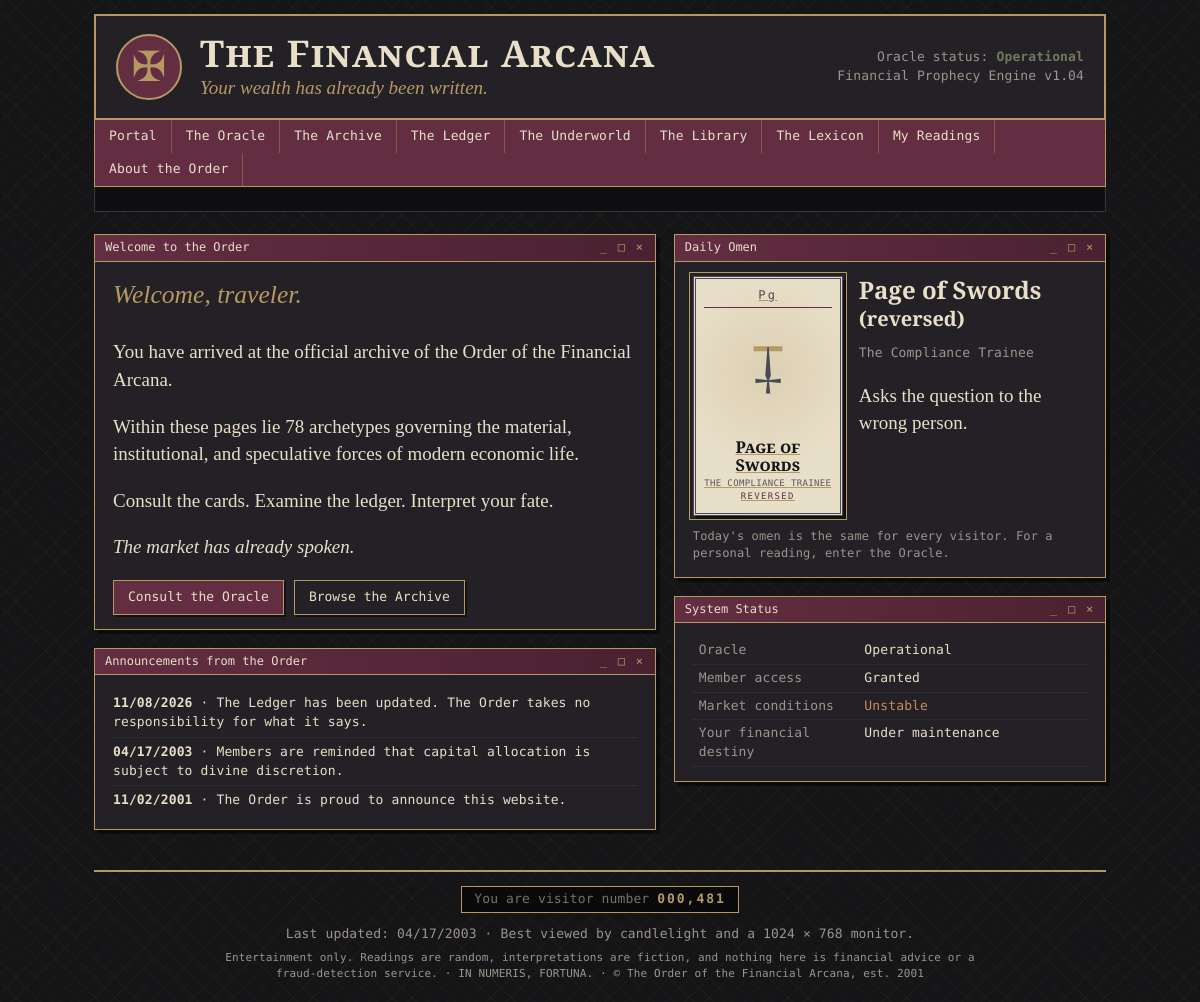
The page / on the database its author committed.
### models.py (models this page shows, shortened)
class Card(db.Model):
    __tablename__ = "cards"
    card_id = db.Column(db.Integer, primary_key=True)
    name = db.Column(db.String(80), unique=True, nullable=False)
    arcana = db.Column(db.String(10), nullable=False)       # Major / Minor
    suit = db.Column(db.String(12))                          # NULL for Major
    number = db.Column(db.Integer, nullable=False)           # 0-21 major, 1-14 minor
    archetype = db.Column(db.String(120), nullable=False)
    traditional_meaning = db.Column(db.Text)
    upright_meaning = db.Column(db.Text)
    reversed_meaning = db.Column(db.Text)
    keywords = db.Column(db.Text)
    financial_domain = db.Column(db.String(60))
    image_path = db.Column(db.String(200))
    traditional_reversed = db.Column(db.Text)
    questions = db.Column(db.Text)                    # "questions to ask", one per line
    tarot_archetype = db.Column(db.String(120))
    symbolic_family = db.Column(db.String(80))
    symbolic_themes = db.Column(db.String(200))
    interpretations = db.relationship("Interpretation", back_populates="card",
                                      cascade="all, delete-orphan")
    metric_links = db.relationship("CardMetric", back_populates="card",
                                   cascade="all, delete-orphan")
    @property
    def numeral(self):
        if self.arcana == "Major":
            return ROMAN[self.number]
        return RANK_LABELS.get(self.number, ROMAN[self.number])
    @property
    def symbol(self):
        return "☽" if self.arcana == "Major" else SUIT_SYMBOLS.get(self.suit, "✠")

### app.py (the view)
@app.route("/")
def index():
    rng = random.Random(date.today().isoformat())
    cards = Card.query.order_by(Card.card_id).all()
    omen = rng.choice(cards) if cards else None
    orientation = rng.choice(["upright", "reversed"])
    return render_template("index.html", omen=omen, orientation=orientation,
                           today=date.today().strftime("%m/%d/%Y"))

### app.py (called while the page is built)
@app.before_request
def ensure_session():
    if "sid" not in session:
        session["sid"] = uuid.uuid4().hex
        session.permanent = True

@app.context_processor
def inject_globals():
    try:
        visitors = 481 + Reading.query.count()
    except Exception:
        visitors = 481
    return dict(visitor_count=f"{visitors:07,}", this_year=date.today().year)

### templates/index.html (shortened to what this page needs)
{% extends "base.html" %}
{% from "_macros.html" import card_face, window %}
{% block content %}
<div class="grid-2">
  <div>
    {% call window("Welcome to the Order") %}
      <p class="lede">Welcome, traveler.</p>
      <p>You have arrived at the official archive of the Order of the Financial Arcana.</p>
      <p>Within these pages lie 78 archetypes governing the material, institutional, and speculative forces of modern economic life.</p>
      <p>Consult the cards. Examine the ledger. Interpret your fate.</p>
      <p><i>The market has already spoken.</i></p>
      <p class="cta">
        <a class="btn" href="{{ url_for('oracle') }}">Consult the Oracle</a>
        <a class="btn ghost" href="{{ url_for('archive') }}">Browse the Archive</a>
      </p>
    {% endcall %}
    {% call window("Announcements from the Order") %}
      <ul class="plain mono">
        <li><b>{{ today }}</b> · The Ledger has been updated. The Order takes no responsibility for what it says.</li>
        <li><b>04/17/2003</b> · Members are reminded that capital allocation is subject to divine discretion.</li>
        <li><b>11/02/2001</b> · The Order is proud to announce this website.</li>
      </ul>
    {% endcall %}
  </div>
  <div>
    {% call window("Daily Omen") %}
      {% if omen %}
      <div class="omen">
        <a href="{{ url_for('card_detail', card_id=omen.card_id) }}">{{ card_face(omen, orientation) }}</a>
        <div>
          <h3>{{ omen.name }}{% if orientation == 'reversed' %} <small>(reversed)</small>{% endif %}</h3>
          <p class="mono dim">{{ omen.archetype }}</p>
          <p>{{ omen.reversed_meaning if orientation == 'reversed' else omen.upright_meaning }}</p>
        </div>
      </div>
      <p class="mono dim small">Today's omen is the same for every visitor. For a personal reading, enter the Oracle.</p>
      {% else %}
      <p>The deck is empty. Run <code>python3 arcana.py reset</code>.</p>
      {% endif %}
    {% endcall %}
    {% call window("System Status") %}
      <table class="kv mono">
        <tr><td>Oracle</td><td>Operational</td></tr>
        <tr><td>Member access</td><td>Granted</td></tr>
        <tr><td>Market conditions</td><td class="warn">Unstable</td></tr>
        <tr><td>Your financial destiny</td><td>Under maintenance</td></tr>
      </table>
    {% endcall %}
  </div>
</div>
{% endblock %}

### templates/_macros.html (shortened to what this page needs)
{% macro card_face(card, orientation=None, small=False) %}
<div class="tarot {{ 'suit-' ~ (card.suit|lower if card.suit else 'major') }}{{ ' small' if small }}{{ ' is-reversed' if orientation == 'reversed' }}">
  <div class="tarot-top">{{ card.numeral }}</div>
  <div class="tarot-art">
    {% if card.image_path %}<img src="{{ url_for('static', filename=card.image_path) }}" alt="{{ card.name }}">
    {% else %}<span class="glyph">{{ card.symbol }}</span>{% endif %}
  </div>
  <div class="tarot-name">{{ card.name }}</div>
  <div class="tarot-sub">{{ card.archetype }}</div>
</div>
{% endmacro %}
{% macro window(title) %}
<section class="window">
  <div class="titlebar"><span>{{ title }}</span><span class="wbtns">_ □ ×</span></div>
  <div class="window-body">{{ caller() }}</div>
</section>
{% endmacro %}

### static/css/style.css (style rules this page uses)
:root { --black: #151416; --charcoal: #242126; --burgundy: #642E42; --gold: #B49A62; --cream: #E8DFC9; --olive: #73775E; --blue: #697C8C; --gray: #9B958C; --serif: "Cormorant Garamond", "EB Garamond", Georgia, serif; --mono: "DM Mono", "Courier New", monospace; }
* { box-sizing: border-box; }
html { background: var(--black); }
body { margin: 0; color: var(--cream); font-family: var(--serif); font-size: 19px; line-height: 1.45; background: repeating-linear-gradient(45deg, rgba(180,154,98,.045) 0 1px, transparent 1px 14px), repeating-linear-gradient(-45deg, rgba(180,154,98,.045) 0 1px, transparent 1px 14px), var(--black); }
a { color: var(--gold); text-decoration: underline; }
h1, h2, h3 { font-weight: 600; line-height: 1.15; }
h3 { margin: .2em 0 .4em; }
.mono { font-family: var(--mono); font-size: 13px; letter-spacing: .01em; }
.dim { color: var(--gray); }
.small { font-size: 14px; }
.mono.small { font-size: 12px; }
.window { background: var(--charcoal); border: 1px solid var(--gold); margin-bottom: 18px; box-shadow: 4px 4px 0 rgba(0,0,0,.45); }
.titlebar { display: flex; justify-content: space-between; background: linear-gradient(90deg, var(--burgundy), #4a2131); color: var(--cream); font-family: var(--mono); font-size: 12px; padding: 4px 10px; border-bottom: 1px solid var(--gold); }
.wbtns { color: var(--gold); letter-spacing: .15em; }
.window-body { padding: 14px 18px; }
.window-body > :first-child { margin-top: 0; }
.window-body > :last-child { margin-bottom: 0; }
.lede { font-size: 1.6rem; font-style: italic; color: var(--gold); }
.grid-2 { display: grid; grid-template-columns: 1.3fr 1fr; gap: 18px; }
ul.plain { list-style: none; padding: 0; margin: 0; }
ul.plain li { padding: 5px 0; border-bottom: 1px dotted #3a353d; }
ul.plain li:last-child { border-bottom: 0; }
table.kv { width: 100%; border-collapse: collapse; }
table.kv td { padding: 4px 6px; border-bottom: 1px dotted #3a353d; vertical-align: top; }
table.kv td:first-child { color: var(--gray); width: 42%; }
.warn { color: #c98a5a; }
.btn { display: inline-block; font-family: var(--mono); font-size: 13px; cursor: pointer; text-decoration: none; background: var(--burgundy); color: var(--cream); border: 1px solid var(--gold); padding: 7px 14px; border-radius: 0; box-shadow: 2px 2px 0 rgba(0,0,0,.5); }
.btn.ghost { background: transparent; }
.cta { margin-top: 16px; display: flex; gap: 10px; flex-wrap: wrap; align-items: center; }
.tarot { width: 150px; aspect-ratio: 5 / 8; padding: 8px 8px 10px; text-align: center; display: flex; flex-direction: column; background: var(--cream); color: var(--black); border: 3px double var(--burgundy); outline: 1px solid var(--gold); outline-offset: 3px; box-shadow: 3px 4px 0 rgba(0,0,0,.55); background-image: radial-gradient(circle at 50% 40%, rgba(180,154,98,.22), transparent 62%); }
.tarot-top { font-family: var(--mono); font-size: 12px; letter-spacing: .2em; color: var(--burgundy); border-bottom: 1px solid var(--burgundy); padding-bottom: 3px; }
.tarot-art { flex: 1; display: grid; place-items: center; overflow: hidden; }
.tarot .glyph { font-size: 3.6rem; color: var(--burgundy); line-height: 1; }
.tarot-name { font-weight: 700; font-size: 1.02rem; line-height: 1.05; font-variant: small-caps; }
.tarot-sub { font-family: var(--mono); font-size: 9px; color: #5c5560; margin-top: 3px; text-transform: uppercase; letter-spacing: .04em; }
.tarot.suit-swords { border-color: #4a4a52; }
.tarot.suit-swords .glyph, .tarot.suit-swords .tarot-top { color: #4a4a52; }
.tarot.is-reversed .tarot-art { transform: rotate(180deg); }
.tarot.is-reversed::after { content: "REVERSED"; font-family: var(--mono); font-size: 9px; color: var(--burgundy); letter-spacing: .15em; }
.tarot { transition: transform .12s; }
.omen { display: flex; gap: 16px; align-items: flex-start; }
.omen h3 { font-size: 1.5rem; margin-top: 0; }

### rows shown on the page
Card: numeral "Pg", symbol "†", name "Page of Swords", archetype "THE COMPLIANCE TRAINEE", archetype "The Compliance Trainee", reversed_meaning "Asks the question to the wrong person."

### other values the page prints
{{ title }} "Welcome to the Order Announcements from the Order Daily Omen System Status"
{{ visitor_count }} "000,481"
